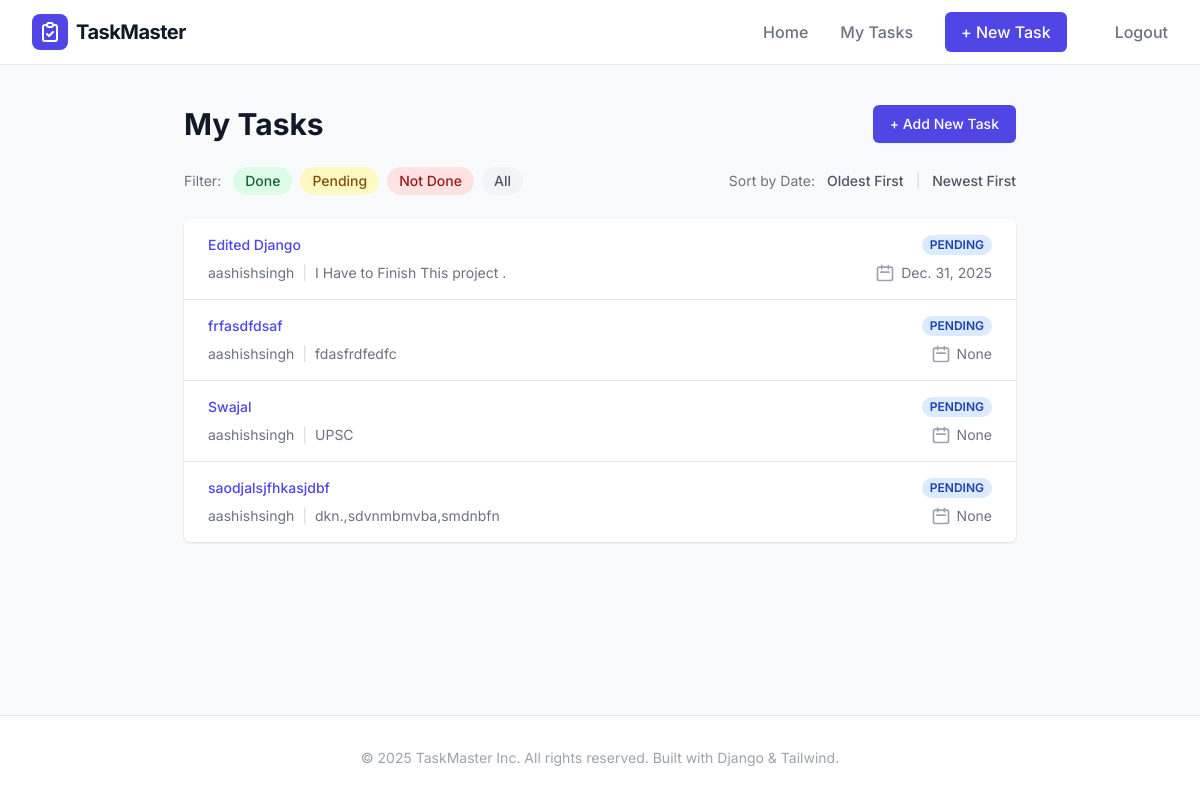
Page /task/ (signed in) on the earlier database version.
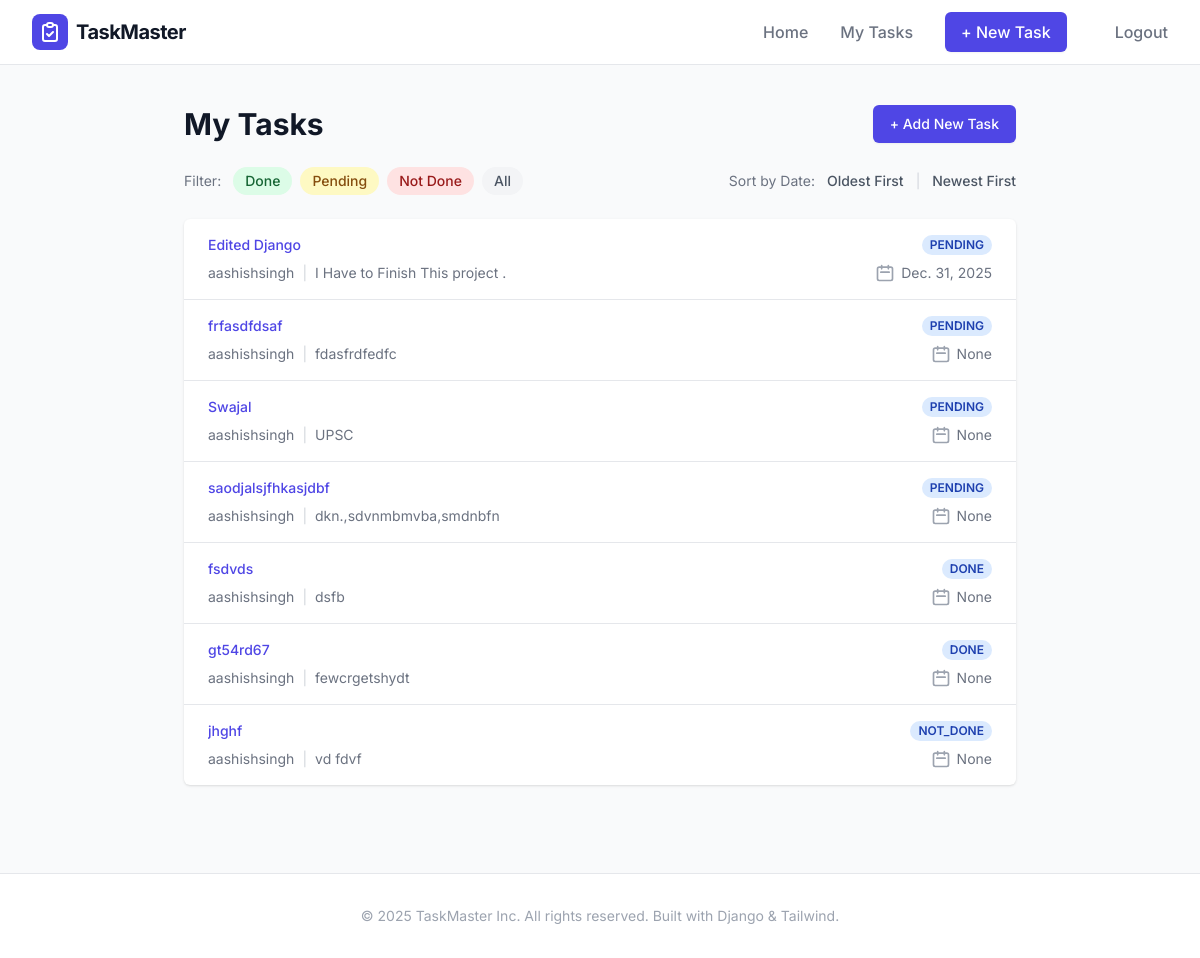
Same page on the later database version.
### tasks/models.py (models this page shows, shortened)
class Tasks(models.Model):
    title=models.CharField(max_length=100)
    description=models.TextField()
    CHOICES=[
        ("PENDING",'Pending'),
        ('DONE','Done'),
        ('NOT_DONE','Not Done'),
    ]
    status=models.CharField(max_length=20,choices=CHOICES,default='PENDING')
    owner=models.ForeignKey(get_user_model(),on_delete=models.CASCADE)
    due_date=models.DateField(null=True,blank=True)
    """Get absolute is very useful. for the detail page if we ever
    change the url it automatically changes all the urls for it and we can use
    name.get_absolute_url in templates for easy url access
    """

### tasks/views.py (the view)
# urls.py: path('task/',TaskView.as_view(),name='task'),
class TaskView(LoginRequiredMixin,ListView):
    model=Tasks
    template_name='task.html'
    context_object_name='tasks'
    login_url='login'
    def get_queryset(self):
        tasks=Tasks.objects.filter(owner=self.request.user)
        status=self.request.GET.get('status')
        ordering=self.request.GET.get('ordering')
        if status :
            tasks=tasks.filter(status=status)
        if ordering :
            tasks=tasks.order_by(ordering)
        return tasks

### Templates/task.html (shortened to what the changed rows need)
{% extends 'base.html' %}
{% block content %}
<div class="max-w-4xl mx-auto px-4 sm:px-6 lg:px-8 py-10">
  <div class="md:flex md:items-center md:justify-between mb-6">
    <div class="flex-1 min-w-0">
      <h2 class="text-2xl font-bold leading-7 text-gray-900 sm:text-3xl sm:truncate">
        My Tasks
      </h2>
    </div>
  </div>
  <div class="bg-white shadow overflow-hidden sm:rounded-md">
    <ul class="divide-y divide-gray-200">
      {% for task in tasks %}
      <li class="hover:bg-gray-50 transition duration-150 ease-in-out">
        <a
          href="{% url 'task_detail' task.pk %}"
          class="block focus:outline-none"
        >
          <div class="px-4 py-4 sm:px-6">
            <div class="flex items-center justify-between">
              <p class="text-sm font-medium text-indigo-600 truncate">
                {{ task.title }}
              </p>
              <div class="ml-2 flex-shrink-0 flex">
                <p
                  class="px-2 inline-flex text-xs leading-5 font-semibold rounded-full bg-blue-100 text-blue-800"
                >
                  {{ task.status }}
                </p>
              </div>
            </div>
            <div class="mt-2 sm:flex sm:justify-between">
              <div class="sm:flex">
                <p class="flex items-center text-sm text-gray-500">
                  {{ task.owner }}
                  <span class="mx-2 text-gray-300">|</span>
                  {{ task.description }}
                </p>
              </div>
              <div class="mt-2 flex items-center text-sm text-gray-500 sm:mt-0">
                <svg
                  class="flex-shrink-0 mr-1.5 h-5 w-5 text-gray-400"
                  fill="none"
                  viewBox="0 0 24 24"
                  stroke="currentColor"
                >
                  <path
                    stroke-linecap="round"
                    stroke-linejoin="round"
                    stroke-width="2"
                    d="M8 7V3m8 4V3m-9 8h10M5 21h14a2 2 0 002-2V7a2 2 0 00-2-2H5a2 2 0 00-2 2v12a2 2 0 002 2z"
                  />
                </svg>
                <p>
                  {{ task.due_date }}
                </p>
              </div>
            </div>
          </div>
        </a>
      </li>
      {% empty %}
      <li class="px-4 py-8 text-center text-gray-500">No tasks available.</li>
      {% endfor %}
    </ul>
  </div>
</div>
{% endblock %}

Differences in the rows shown:
added Tasks: title "fsdvds", status "DONE", owner "aashishsingh", description "dsfb", due_date "None"
added Tasks: title "gt54rd67", status "DONE", owner "aashishsingh", description "fewcrgetshydt", due_date "None"
added Tasks: title "jhghf", status "NOT_DONE", owner "aashishsingh", description "vd fdvf", due_date "None"
